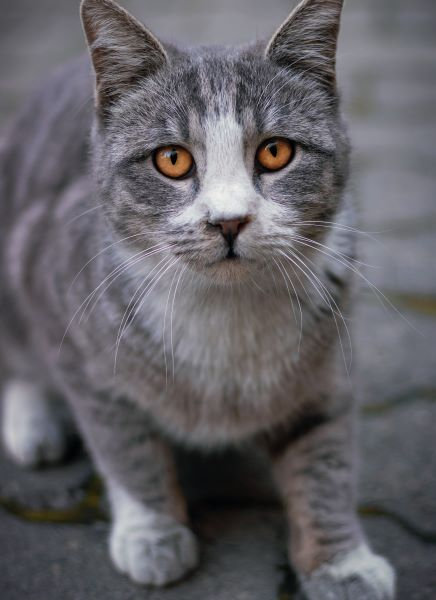
#> input picture Photos/Cat_small.jpg, 436 x 600 px
$ python 'Image Trasnformations.py'
#> lines starting #> are read from the running program, lines starting #| are printed output that depends on the picture
import cv2 as cv
from cv2 import resize
import numpy as np

img = cv.imread('./Photos/Cat_small.jpg')
#> img is the input picture: shape (600, 436, 3); mean B, G, R 102, 97.1, 99.1
cv.imshow('Original', img)

# Translation


def translate(image, x, y):
    # x and y specifies the number of pixels to shift the image along x and y axis

#> called with x = -100, y = -100
    transMAT = np.float32([[1, 0, x], [0, 1, y]])
    dimensions = (img.shape[1], img.shape[0])
#> dimensions = (436, 600)

    return cv.warpAffine(img, transMAT, dimensions)
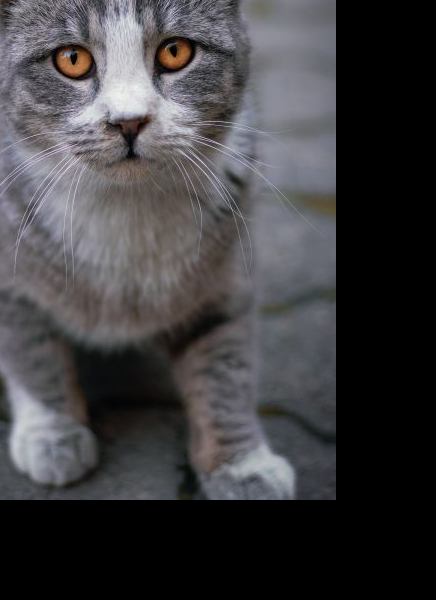
#> returned value: shape (600, 436, 3); mean of channels 0, 1, 2 65.1, 62.6, 63.9; drawn as B, G, R


# -x --> left
# -y --> up
# +x --> right
# +y --> down
translated = translate(img, -100, -100)
cv.imshow('Translated', translated)

# Rotation


def rotate(img, angle, rotationPoint=None):
#> called with angle = -45
    (height, width) = img.shape[:2]
#> height = 600; width = 436

    if rotationPoint is None:
        rotationPoint = (width // 2, height // 2)
#> rotationPoint = (218, 300)

    rotationMatrix = cv.getRotationMatrix2D(rotationPoint, angle, 1.0)
    dimensions = (width, height)
#> dimensions = (436, 600)

    return cv.warpAffine(img, rotationMatrix, dimensions)
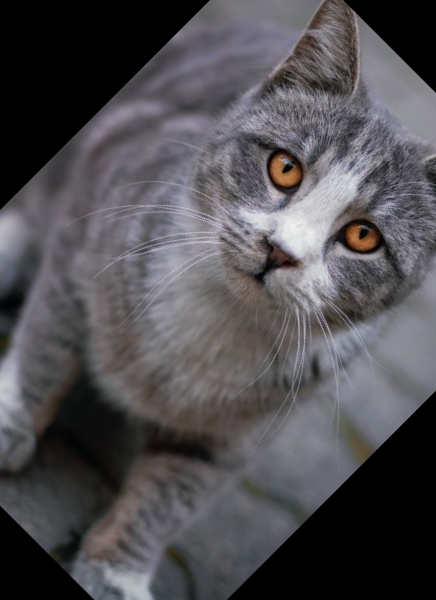
#> returned value: shape (600, 436, 3); mean of channels 0, 1, 2 81.8, 77.9, 80.1; drawn as B, G, R


rotated_image = rotate(img, -45)
cv.imshow('Rotated', rotated_image)

rotated_rotated = rotate(rotated_image, -45)
#> call 2 of rotate, with angle = -45
#> in rotate (call 2), `return cv.warpAffine(img, rotationMatrix, dimensions)`:
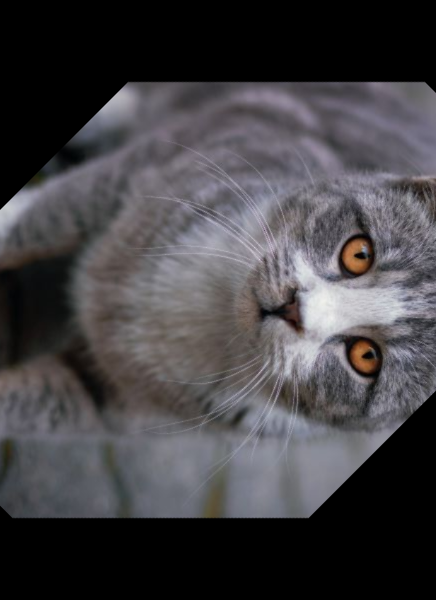
#> returned value: shape (600, 436, 3); mean of channels 0, 1, 2 68.6, 65.4, 67.4; drawn as B, G, R
cv.imshow('Rotated Rotated', rotated_rotated)


# Resizing
# shrinking --> cv.INTER_AREA
# Enlarging --> cv.INTER_CUBIC(slower but better) / cv.INTER_LINEAR(faster but less accurate)
resized = cv.resize(img, (400, 1000), interpolation=cv.INTER_CUBIC)
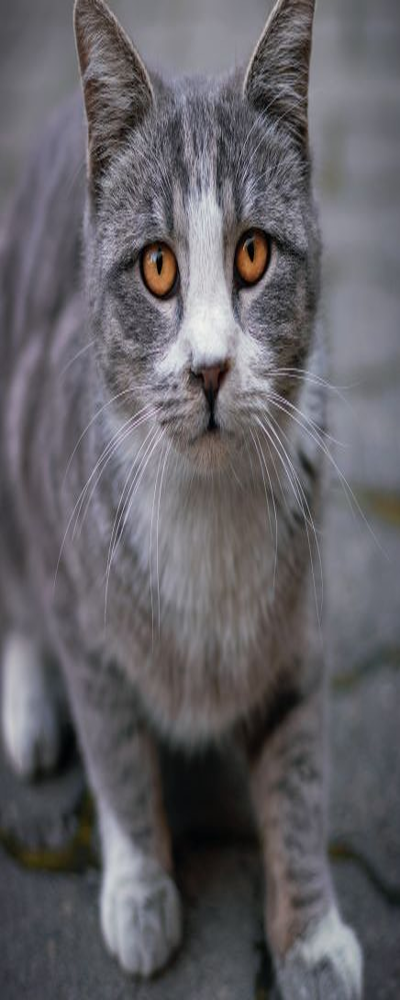
#> resized: shape (1000, 400, 3); mean B, G, R 102, 97.1, 99.1
cv.imshow('Resized', resized)


# Flipping
# 0 --> vertical
# 1 --> horizontal
# -1 --> both vertical and horizontal
flip = cv.flip(img, -1)
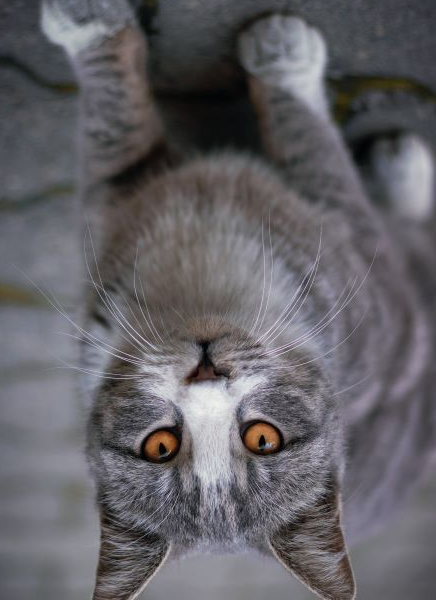
#> flip: shape (600, 436, 3); mean B, G, R 102, 97.1, 99.1
cv.imshow('Flipped', flip)


# Cropping
cropped = img[200:400, 200:400]
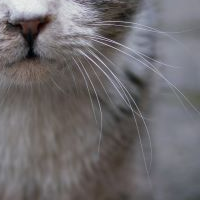
#> cropped: shape (200, 200, 3); mean B, G, R 109.7, 107.2, 110.6
cv.imshow('Cropped', cropped)

cv.waitKey(0)

$ run again, with Photos/Person.jpg copied over Photos/Cat_small.jpg
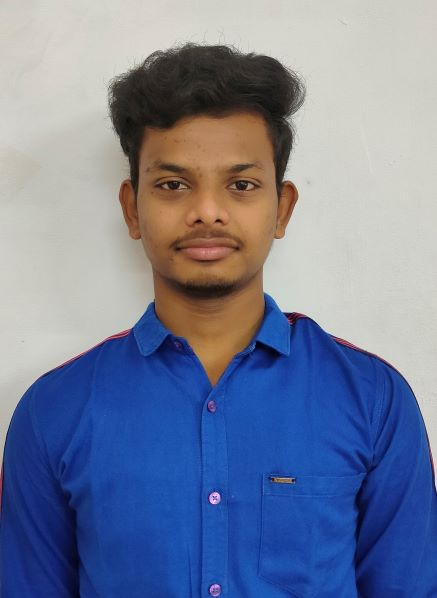
#> input picture Photos/Person.jpg, 437 x 598 px
#> img is the input picture: shape (598, 437, 3); mean B, G, R 154, 126.9, 117
#> `flip = cv.flip(img, -1)`:
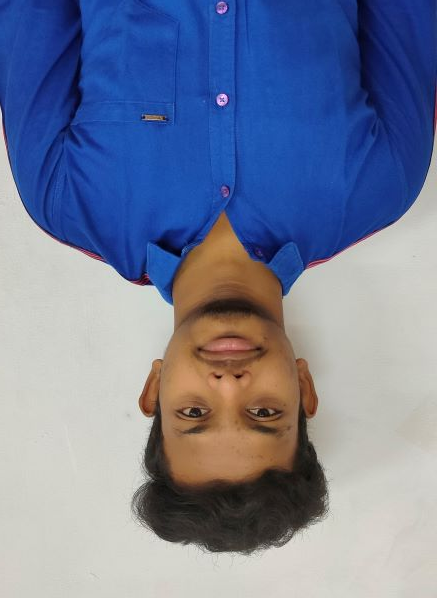
#> flip: shape (598, 437, 3); mean B, G, R 154, 126.9, 117
#> `cropped = img[200:400, 200:400]`:
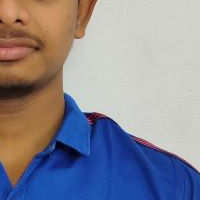
#> cropped: shape (200, 200, 3); mean B, G, R 148.9, 137.5, 139.2
